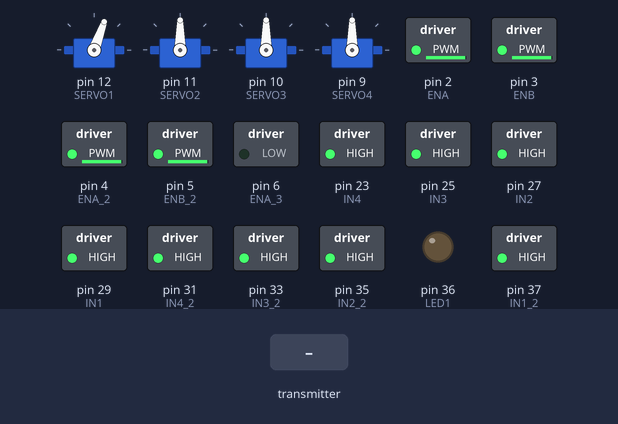
A sketch run on a simulated Arduino Mega 2560, built with avr-gcc and run on an emulated ATmega2560. On the bench: 4 × servo, switched loads named in the sketch (green lamp = pin HIGH), output pins drawn as LEDs (lit = HIGH). The test bench sets the inputs (shaded band). No radio packets arrive unless stated; what the sketch prints to the serial monitor is not drawn.

Above: at 1.2 s.
1.3 s: the transmitter starts sending text = 1
At 1.46 s:
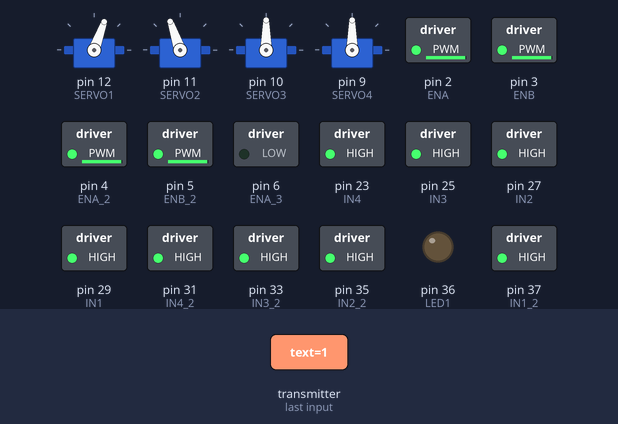
At 4.1 s:
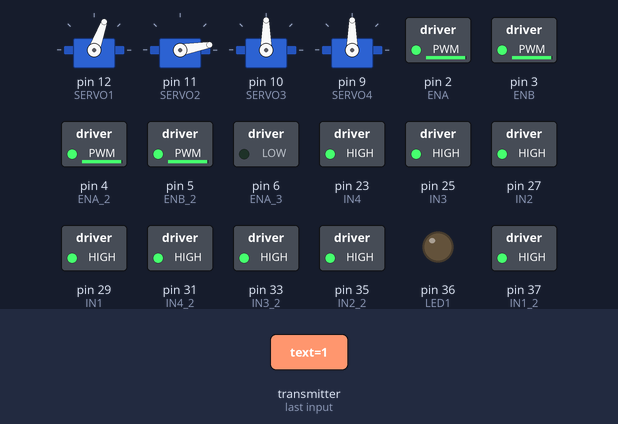
Timing chart, 0 to 5.6 s (numbered marks = the images above; inputs shaded):
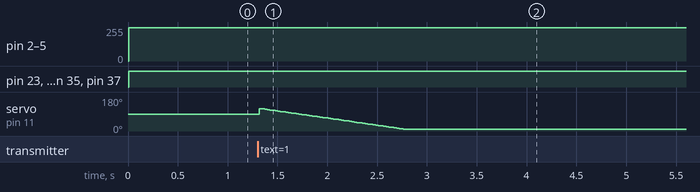

The sketch:

BallShooter.ino
```cpp
#include<Servo.h>
#include <SPI.h>
#include <nRF24L01.h>
#include <RF24.h>
#include <Wire.h>
//#include <LiquidCrystal_I2C.h>

//LiquidCrystal_I2C lcd(0x27, 20, 4);
Servo myServo[4];
RF24 radio(7, 8); // CE, CSN

const byte address[6] = "00001";
int d = 20;
int de = 120;
#define LED1 36
#define LED2 38
#define LED3 40
#define LED4 42
#define LED5 44
#define SERVO1 12
#define SERVO2 11
#define SERVO3 10
#define SERVO4 9
#define BUZZER 48

#define IN1 29
#define IN2 27
#define IN3 25
#define IN4 23

#define IN1_2 37
#define IN2_2 35
#define IN3_2 33
#define IN4_2 31

#define IN1_3 45
#define IN2_3 43

#define ENA 2
#define ENB 3

#define ENA_2 4
#define ENB_2 5

#define ENA_3 6


char text = 'N';
void setup() {
  myServo[0].attach(SERVO1);
  myServo[1].attach(SERVO2);
  myServo[2].attach(SERVO3);
  myServo[3].attach(SERVO4);

  pinMode(LED1, OUTPUT);
  pinMode(LED2, OUTPUT);
  pinMode(LED3, OUTPUT);
  pinMode(LED4, OUTPUT);
  pinMode(LED5, OUTPUT);
  pinMode(BUZZER, OUTPUT);

  pinMode(IN1, OUTPUT);
  pinMode(IN2, OUTPUT);
  pinMode(IN3, OUTPUT);
  pinMode(IN4, OUTPUT);
  pinMode(ENA, OUTPUT);
  pinMode(ENB, OUTPUT);

  pinMode(IN1_2, OUTPUT);
  pinMode(IN2_2, OUTPUT);
  pinMode(IN3_2, OUTPUT);
  pinMode(IN4_2, OUTPUT);
  pinMode(ENA_2, OUTPUT);
  pinMode(ENB_2, OUTPUT);

  pinMode(IN1_3, OUTPUT);
  pinMode(IN2_3, OUTPUT);
  pinMode(ENA_3, OUTPUT);


  Serial.begin(9600);
  radio.begin();
  radio.openReadingPipe(0, address);
  radio.setPALevel(RF24_PA_MIN);
  radio.startListening();

//  lcd.init();                      // initialize the lcd
//  lcd.init();
//  lcd.backlight();
  //  Display("Kosal", "TRTC", 3, 4);
  //  BUZZER_SHOW(300, 3);
  myServo[0].write(70);
}

void loop() {
//  Serial.print("Value: ");
//  Serial.println(NRF_Control());
//NRF_Control();

  Motor_Control1(NRF_Control(), 250);
  //Servo_Control();
  if (NRF_Control() == '1' || NRF_Control() == '2' || NRF_Control() == '3' || NRF_Control() == '4'|| NRF_Control() == 'S') {
//    Servo_Rotate(NRF_Control());
    Servo_UpDown(NRF_Control());
    Servo_Shoot(NRF_Control());
  }
  //  Motor_Control('L',250);
  //LED_SHOW();
  //BUZZER_SHOW(50,4);
  //  Servo_Control();
}
```

Motor_Control.ino
```cpp
void Motor_Control1(char text, int speeds) {
  if (text == 'B') {
    digitalWrite(IN1, 0);
    digitalWrite(IN2, 1);
    digitalWrite(IN3, 0);
    digitalWrite(IN4, 1);

    digitalWrite(IN1_2, 1);
    digitalWrite(IN2_2, 0);
    digitalWrite(IN3_2, 1);
    digitalWrite(IN4_2, 0);
    analogWrite(ENA, speeds);
    analogWrite(ENB, speeds);
    analogWrite(ENA_2, speeds);
    analogWrite(ENB_2, speeds);
  }
  if (text == 'F') {
    digitalWrite(IN1, 1);
    digitalWrite(IN2, 0);
    digitalWrite(IN3, 1);
    digitalWrite(IN4, 0);

    digitalWrite(IN1_2, 0);
    digitalWrite(IN2_2, 1);
    digitalWrite(IN3_2, 0);
    digitalWrite(IN4_2, 1);
    analogWrite(ENA, speeds);
    analogWrite(ENB, speeds);
    analogWrite(ENA_2, speeds);
    analogWrite(ENB_2, speeds);
  }
  if (text == 'R') {
    digitalWrite(IN1, 1);
    digitalWrite(IN2, 0);
    digitalWrite(IN3, 0);
    digitalWrite(IN4, 1);

    digitalWrite(IN1_2, 1);
    digitalWrite(IN2_2, 0);
    digitalWrite(IN3_2, 0);
    digitalWrite(IN4_2, 1);
    analogWrite(ENA, speeds);
    analogWrite(ENB, speeds);
    analogWrite(ENA_2, speeds);
    analogWrite(ENB_2, speeds);
  }
  if (text == 'L') {
    digitalWrite(IN1, 0);
    digitalWrite(IN2, 1);
    digitalWrite(IN3, 1);
    digitalWrite(IN4, 0);

    digitalWrite(IN1_2, 0);
    digitalWrite(IN2_2, 1);
    digitalWrite(IN3_2, 1);
    digitalWrite(IN4_2, 0);
    analogWrite(ENA, speeds);
    analogWrite(ENB, speeds);
    analogWrite(ENA_2, speeds);
    analogWrite(ENB_2, speeds);
  }
  if (text == 'N') {
    digitalWrite(IN1, 1);
    digitalWrite(IN2, 1);
    digitalWrite(IN3, 1);
    digitalWrite(IN4, 1);

    digitalWrite(IN1_2, 1);
    digitalWrite(IN2_2, 1);
    digitalWrite(IN3_2, 1);
    digitalWrite(IN4_2, 1);
    analogWrite(ENA, speeds);
    analogWrite(ENB, speeds);
    analogWrite(ENA_2, speeds);
    analogWrite(ENB_2, speeds);
  }
}
void Motor_Control(char text, int speeds) {
  if (text == 'F') {
    digitalWrite(IN1, 0);
    digitalWrite(IN2, 1);
    digitalWrite(IN3, 0);
    digitalWrite(IN4, 1);

    digitalWrite(IN1_2, 1);
    digitalWrite(IN2_2, 0);
    digitalWrite(IN3_2, 1);
    digitalWrite(IN4_2, 0);
    analogWrite(ENA, speeds);
    analogWrite(ENB, speeds);
    analogWrite(ENA_2, speeds);
    analogWrite(ENB_2, speeds);
  }
  if (text == 'B') {
    digitalWrite(IN1, 1);
    digitalWrite(IN2, 0);
    digitalWrite(IN3, 1);
    digitalWrite(IN4, 0);

    digitalWrite(IN1_2, 0);
    digitalWrite(IN2_2, 1);
    digitalWrite(IN3_2, 0);
    digitalWrite(IN4_2, 1);
    analogWrite(ENA, speeds);
    analogWrite(ENB, speeds);
    analogWrite(ENA_2, speeds);
    analogWrite(ENB_2, speeds);
  }
  if (text == 'R') {
    digitalWrite(IN1, 1);
    digitalWrite(IN2, 0);
    digitalWrite(IN3, 0);
    digitalWrite(IN4, 1);

    digitalWrite(IN1_2, 1);
    digitalWrite(IN2_2, 0);
    digitalWrite(IN3_2, 1);
    digitalWrite(IN4_2, 0);
    analogWrite(ENA, speeds);
    analogWrite(ENB, speeds);
    analogWrite(ENA_2, speeds);
    analogWrite(ENB_2, speeds);
  }
  if (text == 'L') {
    digitalWrite(IN1, 0);
    digitalWrite(IN2, 1);
    digitalWrite(IN3, 1);
    digitalWrite(IN4, 0);

    digitalWrite(IN1_2, 1);
    digitalWrite(IN2_2, 0);
    digitalWrite(IN3_2, 1);
    digitalWrite(IN4_2, 0);
    analogWrite(ENA, speeds);
    analogWrite(ENB, speeds);
    analogWrite(ENA_2, speeds);
    analogWrite(ENB_2, speeds);
  }
  if (text == 'N') {
    digitalWrite(IN1, 1);
    digitalWrite(IN2, 1);
    digitalWrite(IN3, 1);
    digitalWrite(IN4, 1);

    digitalWrite(IN1_2, 1);
    digitalWrite(IN2_2, 1);
    digitalWrite(IN3_2, 1);
    digitalWrite(IN4_2, 1);
    analogWrite(ENA, speeds);
    analogWrite(ENB, speeds);
    analogWrite(ENA_2, speeds);
    analogWrite(ENB_2, speeds);
  }
}
```

NRF24L01.ino
```cpp
char NRF_Control() {
  if (radio.available()) {
    radio.read(&text, sizeof(text));
    Serial.println(text);
  }
  Serial.println(text);
  return text;
}
```

OTHER_DEVICE.ino
```cpp
void BUZZER_SHOW(int delays, int times) {
  for (int i = 0; i < times; i++) {
    digitalWrite(BUZZER, 1);
    delay(delays);
    digitalWrite(BUZZER, 0);
    delay(delays);
  }
}
void LED_SHOW() {
  for (int i = 36; i < 45; i += 2) {
    digitalWrite(i, 1);
    delay(500);
    digitalWrite(i, 0);
    delay(500);
  }
}
```

SERVO_CONTROL.ino
```cpp
void Servo_Control() {

}
void Servo_Rotate(char text){

   if(text=='2'){
    d--;
   }
   if(text=='4'){
    d++;
   }
//   Serial.println(d);
   if(d<0){
    d=10;
   }
   if(d>180){
    d=170;
   }
   myServo[0].write(d);
}
void Servo_UpDown(char text){

   if(text=='1'){
    de--;
   }
   if(text=='3'){
    de++;
   }
//   Serial.println(de);
   if(de<10){
    de=10;
   }
   if(de>180){
    de=180;
   }
   myServo[1].write(de);
   delay(10);
}
void Servo_Shoot(char text){
   if(text=='4'){
   myServo[2].write(180);
   delay(2000);
   myServo[2].write(0);
   delay(2000);
   myServo[2].write(180);
   delay(2000);
   Serial.println("Shooting");
   }
}
```

LCD_IC.ino
```cpp
//void Display(String str,String str1,int num,int num1){
//  lcd.setCursor(num,0);
//  lcd.print(str);
//  lcd.setCursor(num1,1);
//  lcd.print(str1);
//}
```
